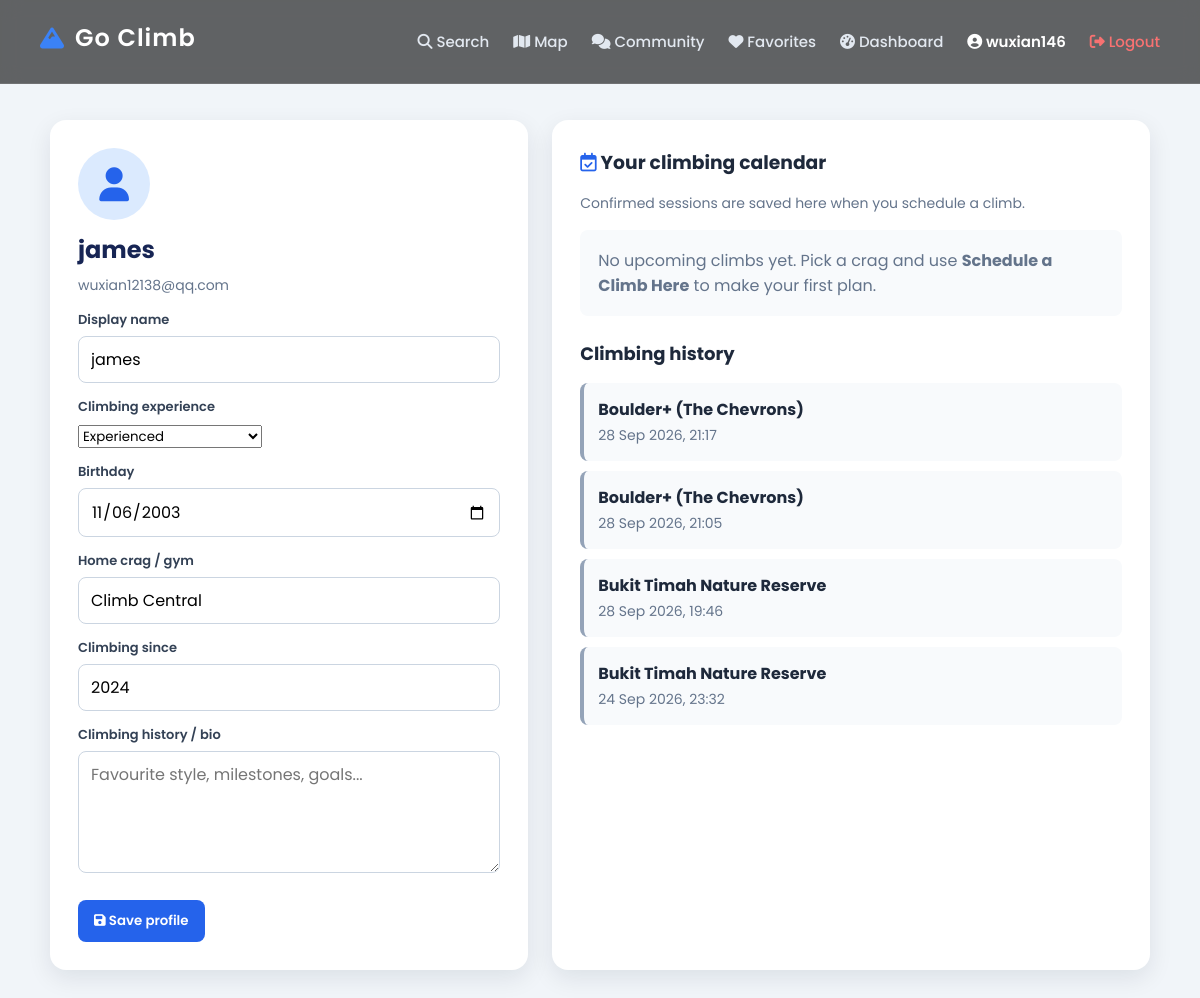
Screenshot of /profile/ (signed in) with the database file from the repository.
### climbing/models.py (models this page shows, shortened)
class ClimberProfile(models.Model):
    user = models.OneToOneField(User, related_name='climber_profile', on_delete=models.CASCADE)
    display_name = models.CharField(max_length=80, blank=True)
    birthday = models.DateField(null=True, blank=True)
    bio = models.TextField(blank=True)
    home_gym = models.CharField(max_length=120, blank=True)
    climbing_since = models.PositiveSmallIntegerField(null=True, blank=True)
    experience_level = models.CharField(
        max_length=12, choices=EXPERIENCE_LEVEL_CHOICES, blank=True,
        help_text='Selected after the climber first signs in.',
    )

class ClimbSchedule(models.Model):
    user = models.ForeignKey(User, related_name='climb_schedules', on_delete=models.CASCADE)
    crag = models.ForeignKey(Crag, related_name='scheduled_climbs', on_delete=models.CASCADE)
    climb_at = models.DateTimeField()
    friends = models.TextField(blank=True)
    notes = models.TextField(blank=True)
    created_at = models.DateTimeField(auto_now_add=True)
    class Meta:
        ordering = ['climb_at']

class Crag(models.Model):
    name = models.CharField(max_length=120, unique=True)
    slug = models.SlugField(max_length=140, unique=True, blank=True)
    description = models.TextField(blank=True)
    lat = models.DecimalField(max_digits=9, decimal_places=6, default=1.3521)
    lng = models.DecimalField(max_digits=9, decimal_places=6, default=103.8198)
    rock_type = models.CharField(
        max_length=20, choices=ROCK_TYPE_CHOICES, default='granite'
    )
    difficulty_min = models.CharField(
        max_length=3, choices=GRADE_CHOICES, default='4A'
    )
    difficulty_max = models.CharField(
        max_length=3, choices=GRADE_CHOICES, default='6B'
    )
    length_m = models.IntegerField(default=15)
    hazards = models.TextField(blank=True, help_text='Safety notes for the crag')
    image = models.URLField(blank=True, help_text='Optional hero image URL')
    created_at = models.DateTimeField(auto_now_add=True)
    updated_at = models.DateTimeField(auto_now=True)
    class Meta:
        ordering = ['name']

### climbing/views.py (the view, shortened to what this page needs)
# urls.py: path('profile/', views.profile_view, name='profile'),
@login_required
def profile_view(request):
    profile, _ = ClimberProfile.objects.get_or_create(user=request.user)
    return render(request, 'auth/profile.html', {
        'profile': profile,
        'upcoming_climbs': request.user.climb_schedules.select_related('crag').filter(climb_at__gte=timezone.now()),
        'past_climbs': request.user.climb_schedules.select_related('crag').filter(climb_at__lt=timezone.now()).order_by('-climb_at')[:8],
    })

### templates/auth/profile.html (shortened to what this page needs)
{% extends 'base.html' %}
{% block content %}
<div class="profile-shell">
 <section class="profile-card"><div class="avatar"><i class="fas fa-user"></i></div><h2>{{ profile.display_name|default:request.user.username }}</h2><p class="muted">{{ request.user.email|default:"Add your email in account settings" }}</p><form method="post">{% csrf_token %}<div class="field"><label for="display_name">Display name</label><input id="display_name" name="display_name" value="{{ profile.display_name }}" placeholder="How should climbers know you?"></div><div class="field"><label for="experience_level">Climbing experience</label><select id="experience_level" name="experience_level"><option value="">Choose your experience</option><option value="beginner" {% if profile.experience_level == 'beginner' %}selected{% endif %}>Beginner</option><option value="experienced" {% if profile.experience_level == 'experienced' %}selected{% endif %}>Experienced</option><option value="master" {% if profile.experience_level == 'master' %}selected{% endif %}>Master</option></select></div><div class="field"><label for="birthday">Birthday</label><input id="birthday" type="date" name="birthday" value="{{ profile.birthday|date:'Y-m-d' }}"></div><div class="field"><label for="home_gym">Home crag / gym</label><input id="home_gym" name="home_gym" value="{{ profile.home_gym }}" placeholder="e.g. Boulder+ Chevrons"></div><div class="field"><label for="climbing_since">Climbing since</label><input id="climbing_since" type="number" min="1900" max="2026" name="climbing_since" value="{{ profile.climbing_since|default_if_none:'' }}" placeholder="2024"></div><div class="field"><label for="bio">Climbing history / bio</label><textarea id="bio" name="bio" rows="4" placeholder="Favourite style, milestones, goals...">{{ profile.bio }}</textarea></div><button class="save" type="submit"><i class="fas fa-floppy-disk"></i> Save profile</button></form></section>
 <section class="profile-card"><h3><i class="far fa-calendar-check" style="color:#2563eb"></i> Your climbing calendar</h3><p class="muted" style="margin-bottom:16px;">Confirmed sessions are saved here when you schedule a climb.</p>{% for climb in upcoming_climbs %}<div class="climb"><strong>{{ climb.crag.name }}</strong><span class="muted"><i class="far fa-calendar"></i> {{ climb.climb_at|date:"D, d M Y" }} at {{ climb.climb_at|date:"H:i" }}</span>{% if climb.friends %}<br><span class="muted"><i class="fas fa-user-friends"></i> {{ climb.friends }}</span>{% endif %}{% if climb.notes %}<br><span class="muted">{{ climb.notes }}</span>{% endif %}<div class="tag">Upcoming</div></div>{% empty %}<div class="empty">No upcoming climbs yet. Pick a crag and use <strong>Schedule a Climb Here</strong> to make your first plan.</div>{% endfor %}<div class="history"><h3 style="font-size:18px">Climbing history</h3>{% for climb in past_climbs %}<div class="climb past"><strong>{{ climb.crag.name }}</strong><span class="muted">{{ climb.climb_at|date:"d M Y, H:i" }}</span></div>{% empty %}<p class="muted">Your completed sessions will appear here.</p>{% endfor %}</div></section>
</div>
{% endblock %}

### templates/base.html (shortened to what this page needs)
<!DOCTYPE html>
<html lang="en">
<head>
    <link rel="stylesheet" href="https://cdnjs.cloudflare.com/ajax/libs/font-awesome/6.4.0/css/all.min.css">
</head>
<body>
    <nav>
        <a href="/search/" class="nav-brand">
            <h2><i class="fas fa-mountain"></i> Go Climb</h2>
        </a>
        <div class="nav-links">
            <a href="/search/" {% if '/search' in request.path %}class="active"{% endif %}><i class="fas fa-search"></i> Search</a>
            <a href="/map/" {% if '/map' in request.path %}class="active"{% endif %}><i class="fas fa-map"></i> Map</a>
            <a href="/forum/" {% if '/forum' in request.path %}class="active"{% endif %}><i class="fas fa-comments"></i> Community</a>
            {% if request.user.is_authenticated %}
                <a href="/favorites/" {% if '/favorites' in request.path %}class="active"{% endif %}><i class="fas fa-heart"></i> Favorites</a>
                <a href="/dashboard/" {% if '/dashboard' in request.path %}class="active"{% endif %}><i class="fas fa-tachometer-alt"></i> Dashboard</a>
                <a href="/profile/" class="nav-user"><i class="fas fa-user-circle"></i> {{ request.user.username }}</a>
                <a href="#" id="nav-logout" class="nav-logout"><i class="fas fa-sign-out-alt"></i> Logout</a>
            {% else %}
                <a href="/login/" {% if '/login' in request.path %}class="active"{% endif %}><i class="fas fa-sign-in-alt"></i> Login</a>
                <a href="/register/" {% if '/register' in request.path %}class="active"{% endif %}><i class="fas fa-user-plus"></i> Register</a>
            {% endif %}
        </div>
    </nav>
    <main>
        {% block content %}
        {% endblock %}
    </main>
</body>
</html>

### templates/base.html (style rules this page uses)
* { margin: 0; padding: 0; box-sizing: border-box; font-family: 'Poppins', sans-serif; }
body { background: linear-gradient(rgba(0, 0, 0, 0.4), rgba(0, 0, 0, 0.7)), url('https://images.unsplash.com/photo-1522163182402-834f871fd851?ixlib=rb-4.0.3&auto=format&fit=crop&w=1920&q=80') center/cover no-repeat fixed; min-height: 100vh; display: flex; flex-direction: column; }
nav { background: rgba(0, 0, 0, 0.6); backdrop-filter: blur(10px); padding: 20px 40px; display: flex; justify-content: space-between; align-items: center; border-bottom: 1px solid rgba(255, 255, 255, 0.1); }
nav h2 { color: #fff; font-size: 24px; font-weight: 600; letter-spacing: 1px; display: flex; align-items: center; gap: 10px; }
nav h2 i { color: #3b82f6; }
main { flex: 1; display: flex; justify-content: center; align-items: center; padding: 20px; }
.nav-brand { text-decoration: none; }
.nav-links { display: flex; align-items: center; gap: 24px; }
.nav-links a { color: #e2e8f0; text-decoration: none; font-size: 15px; font-weight: 500; transition: color 0.3s; }
.nav-links a.nav-user { color: #fff; font-weight: 600; }
.nav-links a.nav-logout { color: #f87171; }

### templates/auth/profile.html (style rules this page uses)
body { background:#f1f5f9!important }
main { display:block!important;padding:36px 20px!important }
.profile-shell { max-width:1100px;margin:auto;display:grid;grid-template-columns:1fr 1.25fr;gap:24px }
.profile-card { background:#fff;border-radius:16px;padding:28px;box-shadow:0 8px 24px rgba(15,23,42,.09) }
.avatar { width:72px;height:72px;border-radius:50%;background:#dbeafe;color:#2563eb;display:grid;place-items:center;font-size:34px;margin-bottom:12px }
h2 { color:#172554;margin-bottom:8px }
h3 { color:#1e293b;margin-bottom:16px }
.muted { color:#64748b;font-size:14px }
.field { margin-top:14px }
label { display:block;font-weight:600;color:#334155;font-size:13px;margin-bottom:6px }
input,textarea { width:100%;border:1px solid #cbd5e1;border-radius:8px;padding:10px 12px;font:inherit }
textarea { resize:vertical }
.save { margin-top:20px;border:0;border-radius:8px;background:#2563eb;color:#fff;padding:11px 16px;font-weight:600;cursor:pointer }
.climb { border-left:4px solid #22c55e;background:#f8fafc;padding:14px;border-radius:8px;margin-bottom:10px }
.climb.past { border-left-color:#94a3b8 }
.climb strong { color:#1e293b;display:block }
.empty { color:#64748b;background:#f8fafc;border-radius:8px;padding:18px }
.history { margin-top:24px }

### rows the page displays
ClimberProfile: display_name "james", experience_level "Experienced", birthday "11/06/2003", home_gym "Climb Central", climbing_since "2024"
ClimbSchedule: crag.name "Boulder+ (The Chevrons)", climb_at "28 Sep 2026, 21:17"
ClimbSchedule: crag.name "Boulder+ (The Chevrons)", climb_at "28 Sep 2026, 21:05"
ClimbSchedule: crag.name "Bukit Timah Nature Reserve", climb_at "28 Sep 2026, 19:46"
ClimbSchedule: crag.name "Bukit Timah Nature Reserve", climb_at "24 Sep 2026, 23:32"

### other values shown
{{ request.user.username }} "wuxian146"
{{ request.user.email|default:"Add your email in account settings" }} "wuxian12138@qq.com"
